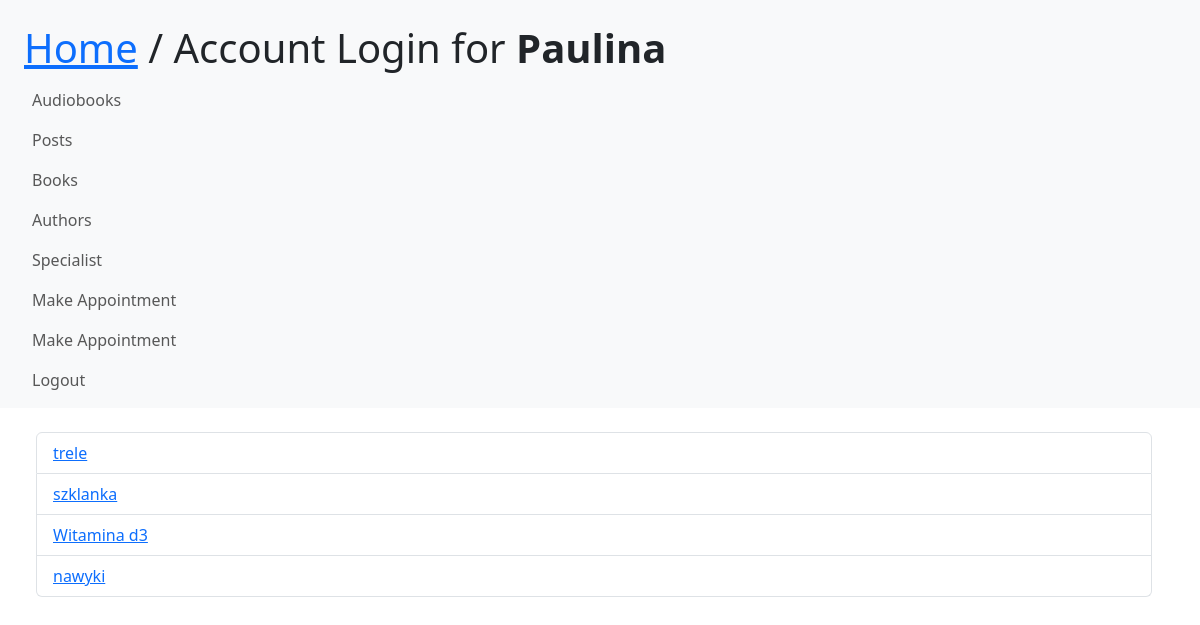
Page /releases/ (signed in) on the committed database.
### people/models.py (models this page shows)
class User(AbstractUser):
    def is_specialist(self):
        return self.groups.filter(name='Specialist').exists()

### media/models.py (models this page shows, shortened)
class Release(models.Model):
    title = models.TextField(max_length=200)
    text = models.TextField(max_length=1200)
    category_release = models.ForeignKey(Category, on_delete=models.CASCADE)
    author_specialist = models.ForeignKey(User, on_delete=models.CASCADE, null=True)
    relimg = models.ImageField(upload_to='profile_images', default='test.png')
    date = models.DateTimeField(auto_now_add=True)

### media/views.py (the view)
# urls.py: path('releases/', ReleasesView.as_view(), name='view_release'),
class ReleasesView(View):
    def get(self, request):
        nowe_posty = Release.objects.all()
        return render(request, 'listy2release.html', {'release': nowe_posty})

### media/templates/listy2release.html
{% extends 'base.html' %}
{% block content %}
    <ul class="list-group">
        {% for release in release.all %}
        <div class="list-group-item"><a href="/releases/{{ release.id }}">
            {{release.title}}
        </a></div>
        {% endfor %}
    </ul>
{% endblock %}

### people/templates/base.html (shortened to what this page needs)
{% load static %}
<!DOCTYPE html>
<html lang="en">
<head>
    <link href="{% static 'bootstrap-5.2.2-dist/css/bootstrap.min.css' %}" rel="stylesheet">
</head>
<body>
<nav class="navbar navbar-expand-sm bg-light navbar-light">
    <div class="container-fluid">
        <ul class="navbar-nav">
            <div class="container m-auto">
                <h1 class="text-2xl leading-none text-gray-900 tracking-tight mt-3"><a href="/">Home</a> / Account Login for <b>{{user.username}}</b> </h1>
                    {% if perms.media.view_book %}
                        <div>
                            <a class="nav-link" href="{% url 'view_audiobooks' %}">Audiobooks</a>
                        </div>
                        <div class="nav-item">
                            <a class="nav-link" href="{% url 'view_release' %}">Posts</a>
                        </div>
                        <div class="nav-item">
                            <a class="nav-link" href="{% url 'view_books' %}">Books</a>
                        </div>
                        <div class="nav-item">
                            <a class="nav-link" href="{% url 'view_author' %}">Authors</a>
                        </div>
                        <div class="nav-item">
                            <a class="nav-link" href="{% url 'view_specialist' %}">Specialist</a>
                        </div>
                        <div class="nav-item">
                            <a class="nav-link" href="{% url 'make_appointment' %}">Make Appointment</a>
                        </div>
                        <div class="nav-item">
                            <a class="nav-link" href="{% url 'detail_appointment' 1 %}">Make Appointment</a>
                        </div>
                    {% endif %}
                            {% if user.is_authenticated %}
                        <div class="nav-item">
                            <a class="nav-link" href="{% url 'logout' %}">Logout</a>
                        </div>
                        {% endif %}
        </ul>
    </div>
</nav>
<div class="container m-4">
    {% block content %}{% endblock %}
</div>
</body>
</html>

### rows in the picture
User: username "Paulina"
Release: title "trele"
Release: title "szklanka"
Release: title "Witamina d3"
Release: title "nawyki"
